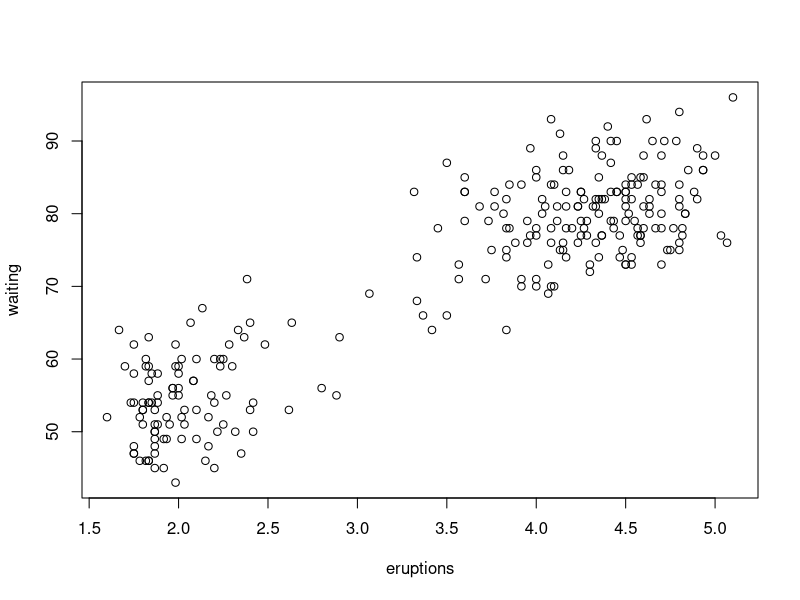
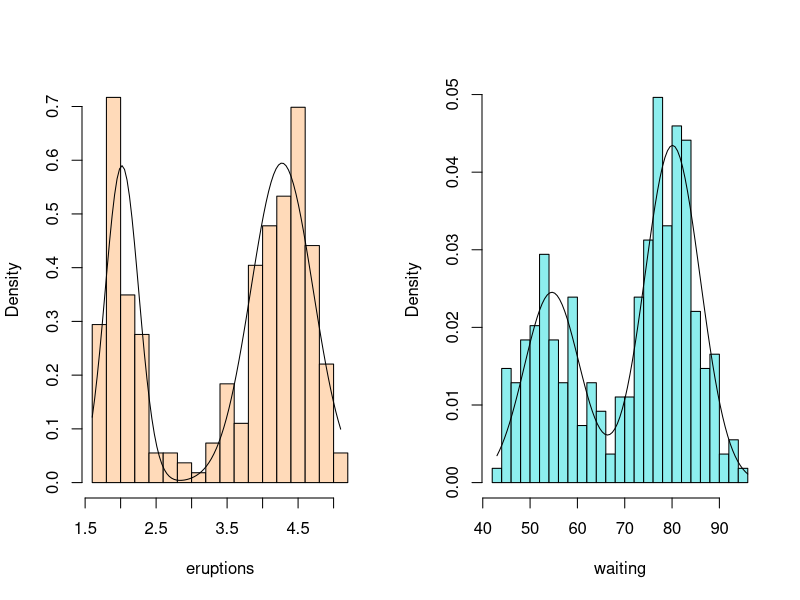

The R source for these figures, in order:
# ---- EM MixNorm ----
em.mixnorm=function(x,n){
  #n es el número total de iteraciones
   pr=0.5 #Valor inicial
   s1 = s2 = sd(x)
   m1=quantile(x, probs=0.25)
   m2=quantile(x, probs=0.75)
   X=matrix(NA, ncol=5, nrow=n)
   colnames(X)=c("Pr","m1","m2","s1","s2")
   for(i in 1:n){
     z1=(x-m1)/s1
     z2=(x-m2)/s2
     p=pr*dnorm(z1)/(pr*dnorm(z1)+(1-pr)*dnorm(z2)*s1/s2)
     s=sum(p)
     n=length(p)
     pr=s/n
     m1=sum(p*x)/s
     m2=sum((1-p)*x)/(n-s)
     s1=sqrt(sum(p*(x-m1)^2)/s)
     s2=sqrt(sum((1-p)*(x-m2)^2)/(n-s))
     X[i,]=c(pr,m1,m2,s1,s2)
     teta<<-list(pr=pr,mu1=m1,mu2=m2,s1=s1,s2=s2)
   }# Cierra for(i in 1:n){
   print(X)
   return(teta)
 }#Cierra function(x,n)

# ---- Faithful ----
attach(faithful)
plot(faithful)

# ---- pdf mixnorm ----
dmixnorm=function(Teta,i){
  x=Teta$pr*(dnorm(i,Teta$mu1,Teta$s1))+
    (1-Teta$pr)*(dnorm(i,Teta$mu2,Teta$s2))
}

# ---- Soporte ----
soporte=function(i,k){
  #se puede selecciona 1 o 2 para i
  #k es el número de puntos a evaluar
  seq( range(faithful[,i])[1],
             range(faithful[,i])[2],
             by=(range(faithful[,i])[2]-range(faithful[,i])[1])/k)
}

# ---- HisFaithful[,1] ----
teta=em.mixnorm(faithful[,1],n=50)
a=soporte(1,k=100)
y=dmixnorm(Teta=teta,i=a)

# ---- HistFaithful[,2] ----
teta=em.mixnorm(faithful[,2],n=50)
b=soporte(2,k=100)
z=dmixnorm(Teta=teta,i=b)

# ---- PlotFaithful ----
par(mfrow=c(1,2))
hist(faithful[,1],nclass=21,col="peachpuff",main="",xlab=names(faithful)[1],plot=TRUE,freq=F)
lines(a,y)
hist(faithful[,2],nclass=21,col="darkslategray2",main="",xlab=names(faithful)[2],plot=TRUE, freq=F)
lines(b,z)
